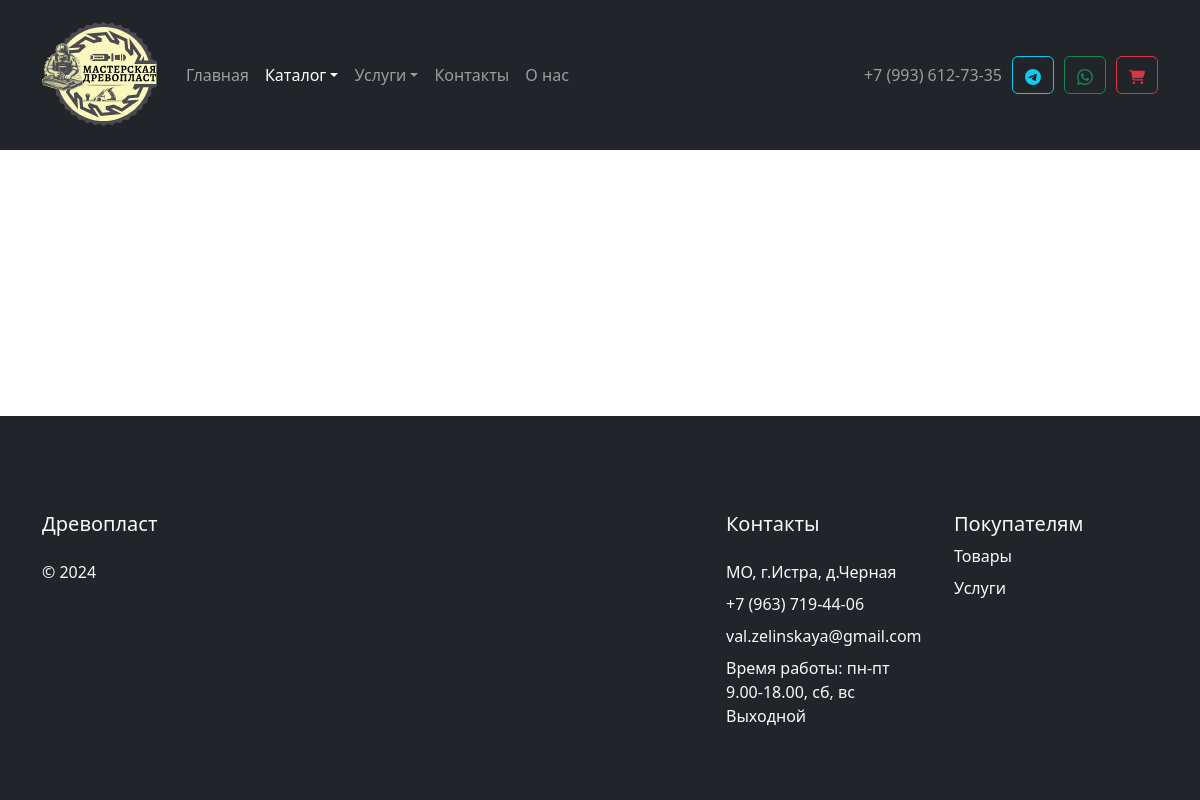
The app's page /catalog/tables/products.php, older data.
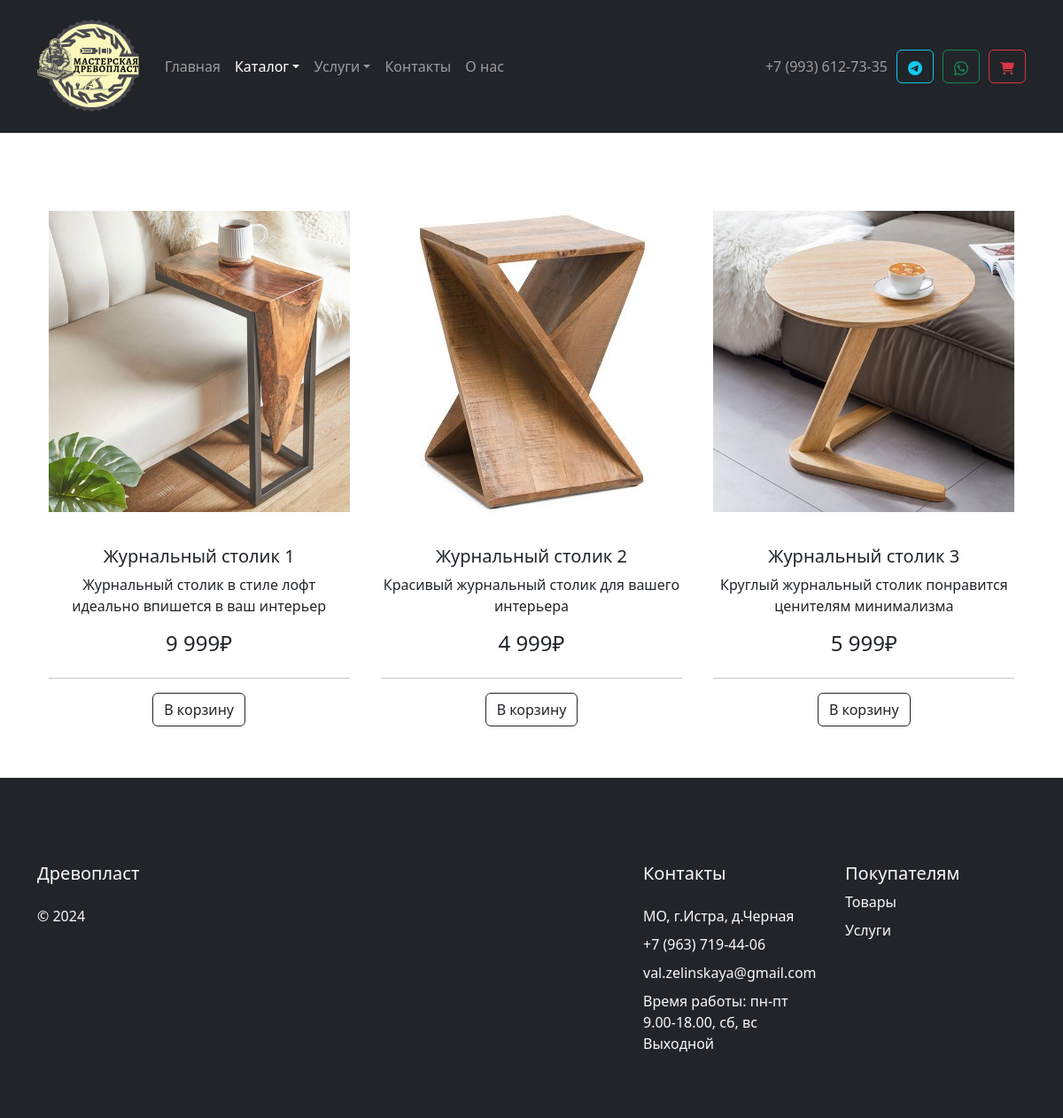
The same page, newer data.
### tables this page shows
CREATE TABLE `products_tables` (
  `id` int(10) NOT NULL,
  `article` varchar(20) NOT NULL,
  `name` varchar(100) NOT NULL,
  `short_description` varchar(200) NOT NULL COMMENT 'Краткое описание',
  `full_description` text NOT NULL COMMENT 'Полное описание',
  `category` int(5) NOT NULL,
  `subcategory` int(5) DEFAULT NULL,
  `image` varchar(100) NOT NULL,
  `price` float NOT NULL,
  `opt_price` float NOT NULL,
  `length` int(10) NOT NULL COMMENT 'Длина',
  `height` int(10) NOT NULL COMMENT 'Высота',
  `width` int(10) NOT NULL COMMENT 'Ширина',
  `weight` float NOT NULL COMMENT 'Вес',
  `color` varchar(30) NOT NULL
);

### catalog/tables/products.php (the view, shortened to what this page needs)
<?
include_once $_SERVER['DOCUMENT_ROOT'] . "/modules/header.php";
require($_SERVER['DOCUMENT_ROOT'] . '/database/db.php');
$subcategory = $_GET['sub'];
if ($subcategory) {
  $sql = "SELECT * FROM products_tables WHERE subcategory = $subcategory";
} else {
  $sql = "SELECT * FROM products_tables";
}
$result = $conn->query($sql);
if ($result->num_rows != 0) {
  $products = $result->fetch_all(MYSQLI_ASSOC);
}
?>
<div class="container my-5" style="flex: 1;">
  <div class="ki-product-card-wrapper d-flex justify-content-around">
    <?php foreach ($products as $product): ?>
      <div class="ki-product-card text-center">
        <a href="<?= '/catalog/tables/product?id=' . $product['id'] ?>" class="ki-product-card-link" >
          <div class="ki-card-image-wrapper">
            <img class="ki-card-image" src=<?= '/assets/images/catalog/tables/' . $product['image'] ?> alt=<?= $product['name'] ?>>
          </div>
          <div class="ki-card-description d-flex flex-column mt-2">
            <p class="ki-card-title h5"><?= $product['name'] ?></p>
            <p class="ki-card-text"><?= $product['short_description'] ?></p>
            <p class="ki-card-price h4"><?= number_format($product['price'], 0, '.', ' ') . '₽'; ?></p>
          </div>
          <div class="ki-card-footer">
            <hr>
            <button type="button" class="btn btn-outline-dark" onclick="onBtnClick(event, <?= $product['id'] ?>, '<?= $product['name'] ?>' , '<?= $product['article'] ?>', <?= $product['price'] ?> )">В корзину</button>
          </div>
        </a>
      </div>
    <?php endforeach; ?>
  </div>
</div>
<? include_once $_SERVER['DOCUMENT_ROOT'] . "/modules/footer.php"; ?>

Row changes from the older to the newer data that the page shows:
added products_tables: image (picture), name "Журнальный столик 1", short_description "Журнальный столик в стиле лофт идеально впишется в ваш интерьер", price "9 999"
added products_tables: shows a picture, name "Журнальный столик 2", short_description "Красивый журнальный столик для вашего интерьера", price "4 999"
added products_tables: shows a picture, name "Журнальный столик 3", short_description "Круглый журнальный столик понравится ценителям минимализма", price "5 999"
